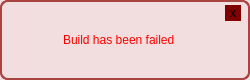
<?xml version="1.0" encoding="UTF-8"?>
<ui version="4.0">
 <class>WarningPopup</class>
 <widget class="QWidget" name="WarningPopup">
  <property name="geometry">
   <rect>
    <x>0</x>
    <y>0</y>
    <width>250</width>
    <height>80</height>
   </rect>
  </property>
  <property name="minimumSize">
   <size>
    <width>200</width>
    <height>80</height>
   </size>
  </property>
  <property name="maximumSize">
   <size>
    <width>65536</width>
    <height>80</height>
   </size>
  </property>
  <property name="windowTitle">
   <string>Form</string>
  </property>
  <property name="styleSheet">
   <string notr="true">background-color: #f2dede;
border:4px solid; 
border-radius: 8px; 
border-color: #a94442</string>
  </property>
  <layout class="QGridLayout" name="gridLayout_2">
   <property name="leftMargin">
    <number>0</number>
   </property>
   <property name="topMargin">
    <number>0</number>
   </property>
   <property name="rightMargin">
    <number>0</number>
   </property>
   <property name="bottomMargin">
    <number>0</number>
   </property>
   <property name="spacing">
    <number>0</number>
   </property>
   <item row="0" column="0">
    <widget class="QFrame" name="frame">
     <property name="styleSheet">
      <string notr="true">background-color: #f2dede;
border:2px solid; 
border-radius: 8px; 
border-color: #a94442</string>
     </property>
     <property name="frameShape">
      <enum>QFrame::StyledPanel</enum>
     </property>
     <property name="frameShadow">
      <enum>QFrame::Raised</enum>
     </property>
     <layout class="QGridLayout" name="gridLayout">
      <property name="leftMargin">
       <number>3</number>
      </property>
      <property name="topMargin">
       <number>3</number>
      </property>
      <property name="rightMargin">
       <number>3</number>
      </property>
      <property name="bottomMargin">
       <number>3</number>
      </property>
      <property name="spacing">
       <number>6</number>
      </property>
      <item row="0" column="0">
       <layout class="QHBoxLayout" name="horizontalLayout_2">
        <property name="leftMargin">
         <number>6</number>
        </property>
        <item>
         <widget class="QLabel" name="label">
          <property name="minimumSize">
           <size>
            <width>46</width>
            <height>64</height>
           </size>
          </property>
          <property name="maximumSize">
           <size>
            <width>46</width>
            <height>64</height>
           </size>
          </property>
          <property name="styleSheet">
           <string notr="true">background-color: rgba(0,0,0,0);
border: 0px;
border-radius: 0px; </string>
          </property>
          <property name="text">
           <string/>
          </property>
          <property name="pixmap">
           <pixmap resource="resources.qrc">:/icons/Resources/jenkins_logo.png</pixmap>
          </property>
          <property name="scaledContents">
           <bool>true</bool>
          </property>
          <property name="openExternalLinks">
           <bool>false</bool>
          </property>
         </widget>
        </item>
        <item>
         <widget class="QLabel" name="warningTextlabel">
          <property name="styleSheet">
           <string notr="true">border: 0px;
border-radius: 0px;
background-color: transparent;
color: rgb(255, 0, 0)</string>
          </property>
          <property name="text">
           <string>Build has been failed</string>
          </property>
          <property name="wordWrap">
           <bool>true</bool>
          </property>
         </widget>
        </item>
        <item>
         <layout class="QVBoxLayout" name="verticalLayout">
          <property name="sizeConstraint">
           <enum>QLayout::SetMinimumSize</enum>
          </property>
          <item>
           <layout class="QHBoxLayout" name="horizontalLayout">
            <property name="rightMargin">
             <number>3</number>
            </property>
            <item>
             <widget class="QPushButton" name="closeButton">
              <property name="minimumSize">
               <size>
                <width>16</width>
                <height>16</height>
               </size>
              </property>
              <property name="maximumSize">
               <size>
                <width>16</width>
                <height>16</height>
               </size>
              </property>
              <property name="styleSheet">
               <string notr="true">background-color: rgb(128, 0, 0);
border: 0px;
border-radius: 0px; </string>
              </property>
              <property name="text">
               <string>x</string>
              </property>
             </widget>
            </item>
           </layout>
          </item>
          <item>
           <spacer name="verticalSpacer">
            <property name="orientation">
             <enum>Qt::Vertical</enum>
            </property>
            <property name="sizeHint" stdset="0">
             <size>
              <width>20</width>
              <height>40</height>
             </size>
            </property>
           </spacer>
          </item>
         </layout>
        </item>
       </layout>
      </item>
     </layout>
    </widget>
   </item>
  </layout>
 </widget>
 <resources>
  <include location="resources.qrc"/>
 </resources>
 <connections/>
</ui>
